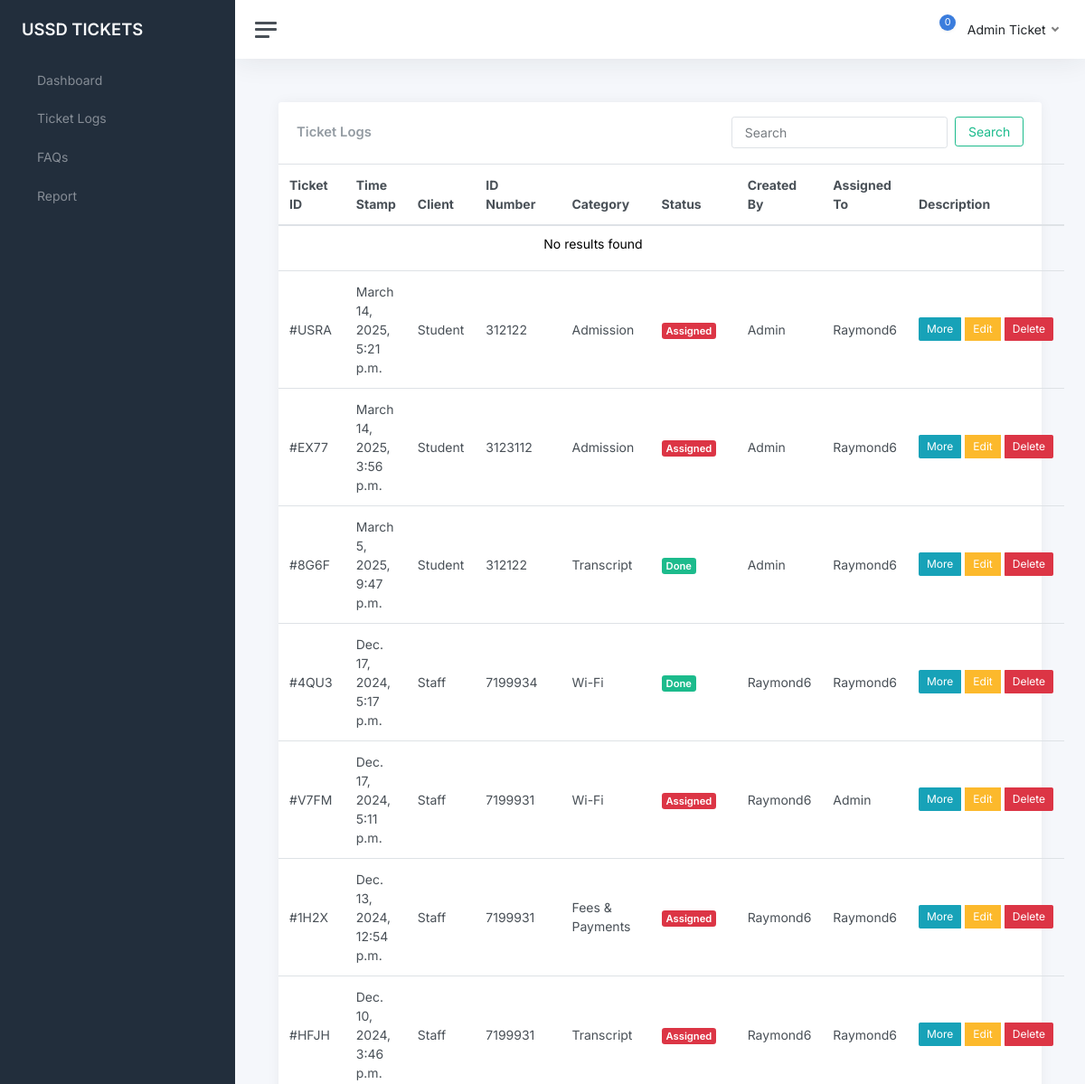
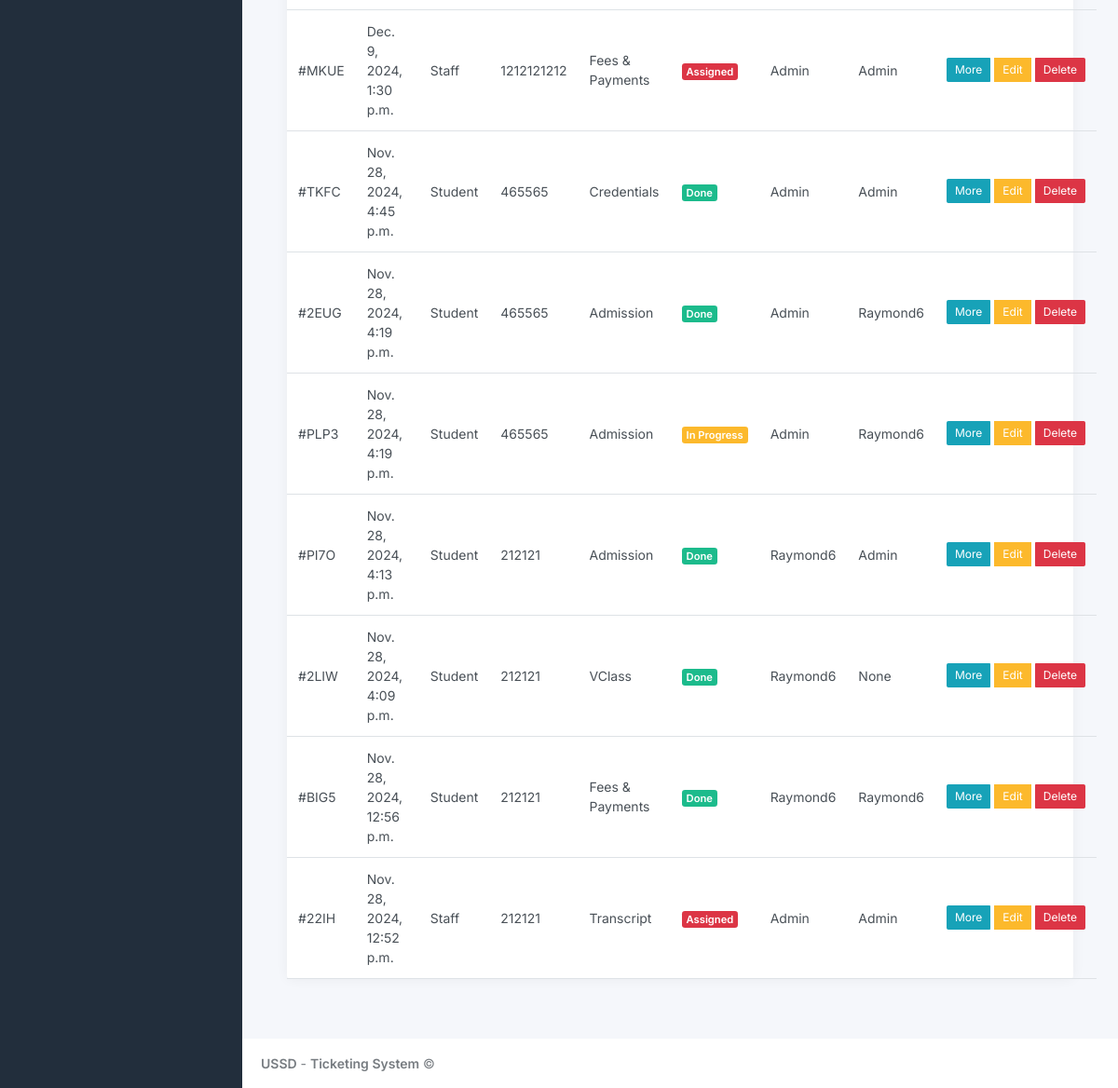
Page /searchdata (signed in) on the committed database (2 pictures, top to bottom).
### ticksys/models.py (models this page shows, shortened)
class Ticket(models.Model):
    TICKET_STATUS = [
        ('Assigned', 'Assigned'),
        ('In Progress', 'In Progress'),
        ('Done', 'Done'),
    ]
    CLIENT_TYPE = [
        ('Staff', 'Staff'),
        ('Student', 'Student'),
        ('Other', 'Other')
    ]
    MODE_CHOICES = [
        ('Walk-In', 'Walk-In'),
        ('Phone', 'Phone'),
        ('Email', 'Email'),
        ('Other', 'Other')
    ]
    CATEGORY = [
        ('Credentials', 'Credentials'),
        ('Fees & Payments', 'Fees & Payments'),
        ('VClass', 'VClass'),
        ('Transcript', 'Transcript'),
        ('Admission', 'Admission'),
        ('Wi-Fi', 'Wi-Fi'),
        ('AIM App', 'AIM App'),
        ('Telecel', 'Telecel'),
        ('Biometric', 'Biometric'),
        ('Other', 'Other')
    ]
    user = models.ForeignKey(User, models.CASCADE, null=True)
    ticket_number = models.CharField(max_length=4, default=generate_ticket_number, unique=True, editable=False)
    id_number = models.CharField(max_length=20, unique=False)
    description = models.TextField()
    status = models.CharField(max_length=25, choices=TICKET_STATUS, default='In Progress')
    category = models.CharField(max_length=100, choices=CATEGORY)
    client_type = models.CharField(max_length=20, choices=CLIENT_TYPE, default='Student')
    created_at = models.DateTimeField(auto_now_add=True)
    updated_at = models.DateTimeField(auto_now=True)
    mode = models.CharField(max_length=20, choices=MODE_CHOICES, default='Walk-In')
    assigned_to = models.CharField(max_length=30, null=True)
    created_by = models.CharField(max_length=30, null=True)

### ticksys/views.py (the view)
# urls.py: path('searchdata', views.searchdata, name='searchdata'),
def searchdata(request):
    user = request.user
    q = request.GET.get('query')
    if q:
        if request.user.is_superuser:
            tickets = Ticket.objects.filter(
                Q(ticket_number__icontains=q) |
                Q(id_number__icontains=q) |
                Q(assigned_to__icontains=q) |
                Q(user__username__icontains=q) |  # Search by creator's username
                Q(status__icontains=q) |
                Q(category__icontains=q) |
                Q(client_type__icontains=q) |
                Q(mode__icontains=q)
            ).order_by('-id')
        else:
            tickets = Ticket.objects.filter(
                Q(user=user) | Q(assigned_to=user.username)
            ).filter(
                Q(ticket_number__icontains=q) |
                Q(id_number__icontains=q) |
                Q(assigned_to__icontains=q) |
                Q(status__icontains=q) |
                Q(category__icontains=q) |
                Q(client_type__icontains=q) |
                Q(mode__icontains=q)
            ).order_by('-id')
    else:
        if request.user.is_superuser:
            tickets = Ticket.objects.all().order_by('-id')
        else:
            tickets = Ticket.objects.filter(
                Q(user=user) | Q(assigned_to=user.username)
            ).order_by('-id')
    paginator = Paginator(tickets, 15)  # Show 15 tickets per page
    page_number = request.GET.get('page')
    page_obj = paginator.get_page(page_number)
    if request.user.is_superuser:
        page_obj2 = page_obj
        page_obj = None
    else:
        page_obj2 = None
    context = {
        'page_obj': page_obj,
        'page_obj2': page_obj2,
        'query': q,
        'all_users': User.objects.all(),  # Add this for the assign dropdown
    }
    return render(request, 'ticketlogs.html', context)

### templates/ticketlogs.html (shortened to what this page needs)
{% extends 'index.html' %}
            {% block content %}
            <main class="content">
                <div class="container-fluid p-0">
                    <div class="row">
                        <div class="col-12 d-flex">
                            <div class="card flex-fill">
                                <div class="card-header d-flex justify-content-between align-items-center">
                                    <h5 class="card-title mb-0">Ticket Logs</h5>
                                    <form class="row g-2" role="search" action="{% url 'searchdata' %}" method="GET">
                                        <div class="col-auto">
                                            <input type="search" class="form-control" placeholder="Search" aria-label="Search" name="query" value="{{ query|default:'' }}">
                                        </div>
                                        <div class="col-auto">
                                            <button type="submit" class="btn btn-outline-success">Search</button>
                                        </div>
                                    </form>
                                </div>
                                <table class="table table-hover my-0 w-100" id="ticketTable">
                                    <thead>
                                        <tr>
                                            <th>Ticket ID</th>
                                            <th>Time Stamp</th>
                                            <th>Client</th>
                                            <th>ID Number</th>
                                            <th>Category</th>
                                            <th>Status</th>
                                            <th>Created By</th>
                                            <th>Assigned To</th>
                                            <th>Description</th>
                                        </tr>
                                    </thead>
                                    <tbody id="ticketTableBody">
                                        {% if page_obj.object_list|length == 0 %}
                                        <tr>
                                            <td colspan="8" style="text-align: center;"><h5>No results found</h5></td>
                                        </tr>
                                        {% endif %}
                                        {% if request.user.is_superuser  %}
                                            {% for ticket in page_obj2 %}
                                                <tr>
                                                    <td>#{{ticket.ticket_number}}</td>
                                                    <td>{{ticket.created_at}}</td>
                                                    <td>{{ticket.client_type|title}}</td>
                                                    <td class="d-none d-xl-table-cell">{{ticket.id_number}}</td>
                                                    <td class="d-none d-xl-table-cell">{{ticket.category}}</td>
                                                    <td><span class="badge {% if ticket.status == 'Done' %}bg-success {% elif ticket.status == 'In Progress' %}bg-warning{% else %}bg-danger{% endif %}">{{ticket.status}}</span></td>
                                                    <td class="d-none d-md-table-cell">{{ticket.user.username|title}}</td>
                                                    <td class="d-none d-md-table-cell">{{ticket.assigned_to|title}}</td>
                                                    <td>
                                                        <div class="btn-group" role="group">
                                                            <button type="button" class="btn btn-info btn-sm" data-bs-toggle="modal" data-bs-target="#infoModal{{ ticket.id }}" style="margin-right: 5px;">
                                                        More
                                                    </button>
                                                            <button type="button" class="btn btn-warning btn-sm" data-bs-toggle="modal" data-bs-target="#editModal{{ ticket.id }}" style="margin-right: 5px;">
                                                                Edit
                                                            </button>
                                                            <button type="button" class="btn btn-danger btn-sm" data-bs-toggle="modal" data-bs-target="#deleteModal{{ ticket.id }}">
                                                                Delete
                                                            </button>
                                                        </div>
                                                    </div>
                                                    </td>
                                                </tr>
                                                {% endfor %}
                                            {% endif %}
                        <div class="pagination justify-content-center">
                        </div>
        {% endblock %}

### templates/index.html (shortened to what this page needs)
{% load static %}
{% load widget_tweaks %}
<!DOCTYPE html>
<html lang="en">
<head>
	<link href="https://stackpath.bootstrapcdn.com/bootstrap/4.5.2/css/bootstrap.min.css" rel="stylesheet">
	<link href="{% static 'css/app.css' %}" rel="stylesheet">
</head>
<body>
	<div class="wrapper">
		<nav id="sidebar" class="sidebar js-sidebar">
			<div class="sidebar-content js-simplebar">
				<a class="sidebar-brand" href="{% url 'index' %}">
          <span class="align-middle">USSD TICKETS</span>
        </a>
				<ul class="sidebar-nav">
					<li class="sidebar-item">
						<a class="sidebar-link" href="{% url 'index' %}">
               <span class="align-middle">Dashboard</span>
            </a>
					</li>
					<li class="sidebar-item">
						<a class="sidebar-link" href="{% url 'ticketlogs' %}">
               <span class="align-middle">Ticket Logs</span>
            </a>
					</li>
					<li class="sidebar-item">
						<a class="sidebar-link" href="{% url 'faqs' %}">
               <span class="align-middle">FAQs</span>
            </a>
					</li>
					<li class="sidebar-item">
						<a class="sidebar-link" href="{% url 'report' %}">
               <span class="align-middle">Report</span>
            </a>
					</li>
			</div>
		</nav>
		<div class="main">
			<nav class="navbar navbar-expand navbar-light navbar-bg">
				<a class="sidebar-toggle js-sidebar-toggle">
          <i class="hamburger align-self-center"></i>
        </a>
				<div class="navbar-collapse collapse">
					<ul class="navbar-nav navbar-align">
						<li class="nav-item dropdown">
							<a class="nav-icon dropdown-toggle" href="#" id="alertsDropdown" data-bs-toggle="dropdown">
								<div class="position-relative">
									<span class="indicator" id="notification-count">0</span>
								</div>
							</a>
						</li>
						<li class="nav-item dropdown">
							<a class="nav-link dropdown-toggle d-none d-sm-inline-block" href="#" data-bs-toggle="dropdown">
                <span class="text-dark">{{user.first_name|title}} {{user.last_name|title}}</span>
              </a>
						</li>
					</ul>
				</div>
			</nav>
			{% block content %}{% endblock %}
			<footer class="footer">
				<div class="container-fluid">
					<div class="row text-muted">
						<div class="col-6 text-start">
							<p class="mb-0">
								<a class="text-muted" href="https://helpdesk.knust.edu.gh/" target="_blank"><strong>USSD</strong></a> - <a class="text-muted" href="https://helpdesk.knust.edu.gh/" target="_blank"><strong>Ticketing System</strong></a>								&copy;
							</p>
						</div>
					</div>
				</div>
			</footer>
</body>
</html>

### rows in the picture
Ticket: ticket_number "USRA", created_at "March 14, 2025, 5:21 p.m.", client_type "Student", id_number "312122", category "Admission", status "Assigned", user.username "Admin", assigned_to "Raymond6"
Ticket: ticket_number "EX77", created_at "March 14, 2025, 3:56 p.m.", client_type "Student", id_number "3123112", category "Admission", status "Assigned", user.username "Admin", assigned_to "Raymond6"
Ticket: ticket_number "8G6F", created_at "March 5, 2025, 9:47 p.m.", client_type "Student", id_number "312122", category "Transcript", status "Done", user.username "Admin", assigned_to "Raymond6"
Ticket: ticket_number "4QU3", created_at "Dec. 17, 2024, 5:17 p.m.", client_type "Staff", id_number "7199934", category "Wi-Fi", status "Done", user.username "Raymond6", assigned_to "Raymond6"
Ticket: ticket_number "V7FM", created_at "Dec. 17, 2024, 5:11 p.m.", client_type "Staff", id_number "7199931", category "Wi-Fi", status "Assigned", user.username "Raymond6", assigned_to "Admin"
Ticket: ticket_number "1H2X", created_at "Dec. 13, 2024, 12:54 p.m.", client_type "Staff", id_number "7199931", category "Fees & Payments", status "Assigned", user.username "Raymond6", assigned_to "Raymond6"
Ticket: ticket_number "HFJH", created_at "Dec. 10, 2024, 3:46 p.m.", client_type "Staff", id_number "7199931", category "Transcript", status "Assigned", user.username "Raymond6", assigned_to "Raymond6"
Ticket: ticket_number "MKUE", created_at "Dec. 9, 2024, 1:30 p.m.", client_type "Staff", id_number "1212121212", category "Fees & Payments", status "Assigned", user.username "Admin", assigned_to "Admin"
Ticket: ticket_number "TKFC", created_at "Nov. 28, 2024, 4:45 p.m.", client_type "Student", id_number "465565", category "Credentials", status "Done", user.username "Admin", assigned_to "Admin"
Ticket: ticket_number "2EUG", created_at "Nov. 28, 2024, 4:19 p.m.", client_type "Student", id_number "465565", category "Admission", status "Done", user.username "Admin", assigned_to "Raymond6"
Ticket: ticket_number "PLP3", created_at "Nov. 28, 2024, 4:19 p.m.", client_type "Student", id_number "465565", category "Admission", status "In Progress", user.username "Admin", assigned_to "Raymond6"
Ticket: ticket_number "PI7O", created_at "Nov. 28, 2024, 4:13 p.m.", client_type "Student", id_number "212121", category "Admission", status "Done", user.username "Raymond6", assigned_to "Admin"
Ticket: ticket_number "2LIW", created_at "Nov. 28, 2024, 4:09 p.m.", client_type "Student", id_number "212121", category "VClass", status "Done", user.username "Raymond6", assigned_to "None"
Ticket: ticket_number "BIG5", created_at "Nov. 28, 2024, 12:56 p.m.", client_type "Student", id_number "212121", category "Fees & Payments", status "Done", user.username "Raymond6", assigned_to "Raymond6"
Ticket: ticket_number "22IH", created_at "Nov. 28, 2024, 12:52 p.m.", client_type "Staff", id_number "212121", category "Transcript", status "Assigned", user.username "Admin", assigned_to "Admin"

### other values in the picture
{{ user.first_name|title }} "Admin"
{{ user.last_name|title }} "Ticket"
